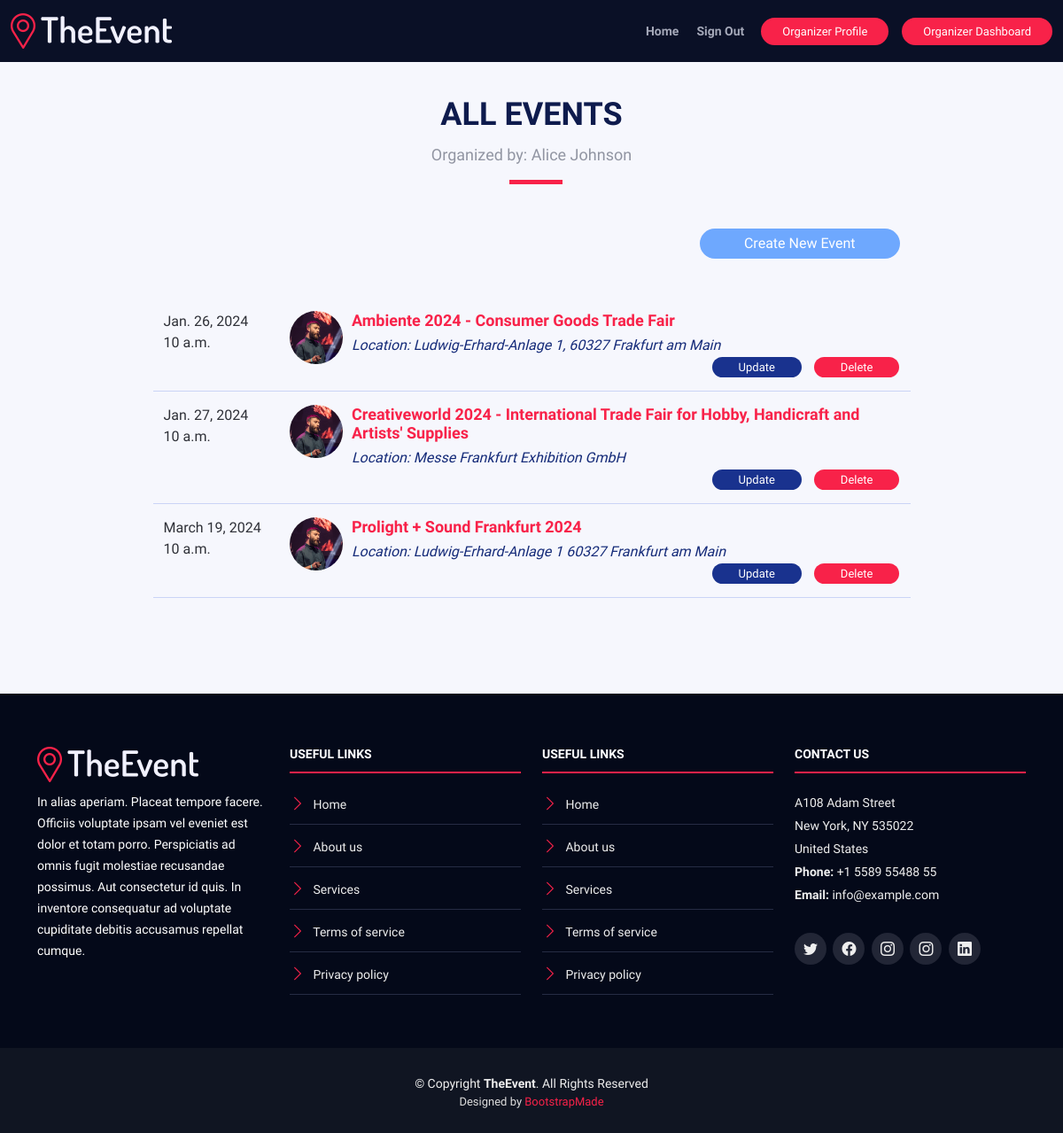
The app's page /my-event/ (signed in) with its own data.
### account/models.py (models this page shows)
class Account(AbstractUser):
    user_role = models.CharField(max_length=20, choices=[('organizer', 'Event Organizer'), ('attendee', 'Attendee')])

### event/models.py (models this page shows, shortened)
class Event(models.Model):
    organizer = models.ForeignKey(Account, on_delete=models.CASCADE)
    name = models.CharField(max_length=255)
    date = models.DateField()
    time = models.TimeField()
    location = models.CharField(max_length=255)
    description = models.TextField()
    is_public = models.BooleanField(default=True)
    categories = models.ForeignKey(EventCategory, on_delete=models.CASCADE, blank=True, null=True)
    tags = TaggableManager()
    attendees = models.ManyToManyField(Account, related_name='events_attending', blank=True)

### event/views.py (the view)
# urls.py: path('my-event/', views.my_event, name='my_event'),
def my_event(request):
    if request.user.user_role == 'organizer':
        event_list = Event.objects.filter(organizer=request.user).order_by('date')
        category_list = EventCategory.objects.all()
        context = {
            'event_list': event_list,
            'category_list': category_list,
        }
        return render(request, 'event/my_event_list.html', context)
    else:
        return redirect('event')

### templates/event/my_event_list.html (shortened to what this page needs)
<!DOCTYPE html>
<html lang="en">
<head>
    <link href="../static/vendor/aos/aos.css" rel="stylesheet">
    <link href="../static/vendor/bootstrap/css/bootstrap.min.css" rel="stylesheet">
    <link href="../static/vendor/bootstrap-icons/bootstrap-icons.css" rel="stylesheet">
    <link href="../static/vendor/glightbox/css/glightbox.min.css" rel="stylesheet">
    <link href="../static/vendor/swiper/swiper-bundle.min.css" rel="stylesheet">
    <link href="../static/css/style.css" rel="stylesheet">
</head>
<body>
<header id="header" class="d-flex align-items-center header-inner">
    <div class="container-fluid container-xxl d-flex align-items-center">
        <div id="logo" class="me-auto">
            <a href="{% url 'home' %}" class="scrollto"><img src="../static/img/logo.png" alt="" title=""></a>
        </div>
        <nav id="navbar" class="navbar order-last order-lg-0">
            <ul>
                <li><a class="nav-link" href="{% url 'home' %}">Home</a></li>
                {% if request.user.is_authenticated %}
                    <li><a class="nav-link" href="{% url 'logout' %}">Sign Out</a></li>
                {% else %}
                    <li><a class="nav-link" href="{% url 'login' %}">Sign In</a></li>
                {% endif %}
            </ul>
        </nav>
        {% if request.user.is_authenticated %}
            <a class="buy-tickets" href="{% url 'profile' %}">{{ user.user_role|capfirst }} Profile</a>
            <a class="buy-tickets" href="{% url 'my_event' %}">{{ user.user_role|capfirst }} Dashboard</a>
        {% else %}
            <a class="buy-tickets" href="{% url 'register' %}">Register</a>
        {% endif %}
    </div>
</header>
<main id="main">
    <section id="schedule" class="section-with-bg">
        <div class="container py-5" data-aos="fade-up">
            <div class="section-header">
                <h2>All Events</h2>
                <p>Organized by: {{ request.user.first_name }} {{ request.user.last_name }}</p>
            </div>
            <div class="row justify-content-center mb-4 aos-init aos-animate">
                <div class="col-lg-9">
                    <a class="create scrollto" href="#">Create New Event</a>
                </div>
            </div>
            <div class="tab-content row justify-content-center" data-aos="fade-up" data-aos-delay="200">
                <div role="tabpanel" class="col-lg-9 tab-pane fade show active" id="Exhibitions">
                    {% for event in event_list %}
                        <div class="row schedule-item">
                            <div class="col-md-2"><date>{{ event.date }}</date><br><time>{{ event.time }}</time></div>
                            <div class="col-md-10">
                                <div class="speaker">
                                    <img src="../static/img/speakers/1.jpg" alt="Brenden Legros">
                                </div>
                                <h4><a href="/event/{{event.id}}/">{{event.name}}</a></h4>
                                <p>Location: {{ event.location }}</p>
                                <div class="schedule-controllers float-end">
                                    <a class="schedule-update scrollto" href="/update-event/{{event.id}}/">Update</a>
                                    <a class="schedule-delete scrollto" href="/delete-event/{{event.id}}/">Delete</a>
                                </div>
                            </div>
                        </div>
                    {% endfor %}
                </div>
            </div>
        </div>
    </section>
</main>
<footer id="footer">
    <div class="footer-top">
        <div class="container">
            <div class="row">
                <div class="col-lg-3 col-md-6 footer-info">
                    <img src="../static/img/logo.png" alt="TheEvenet">
                    <p>In alias aperiam. Placeat tempore facere. Officiis voluptate ipsam vel eveniet est dolor et totam porro. Perspiciatis ad omnis fugit molestiae recusandae possimus. Aut consectetur id quis. In inventore consequatur ad voluptate cupiditate debitis accusamus repellat cumque.</p>
                </div>
                <div class="col-lg-3 col-md-6 footer-links">
                    <h4>Useful Links</h4>
                    <ul>
                        <li><i class="bi bi-chevron-right"></i> <a href="#">Home</a></li>
                        <li><i class="bi bi-chevron-right"></i> <a href="#">About us</a></li>
                        <li><i class="bi bi-chevron-right"></i> <a href="#">Services</a></li>
                        <li><i class="bi bi-chevron-right"></i> <a href="#">Terms of service</a></li>
                        <li><i class="bi bi-chevron-right"></i> <a href="#">Privacy policy</a></li>
                    </ul>
                </div>
                <div class="col-lg-3 col-md-6 footer-links">
                    <h4>Useful Links</h4>
                    <ul>
                        <li><i class="bi bi-chevron-right"></i> <a href="#">Home</a></li>
                        <li><i class="bi bi-chevron-right"></i> <a href="#">About us</a></li>
                        <li><i class="bi bi-chevron-right"></i> <a href="#">Services</a></li>
                        <li><i class="bi bi-chevron-right"></i> <a href="#">Terms of service</a></li>
                        <li><i class="bi bi-chevron-right"></i> <a href="#">Privacy policy</a></li>
                    </ul>
                </div>
                <div class="col-lg-3 col-md-6 footer-contact">
                    <h4>Contact Us</h4>
                    <p>
                        A108 Adam Street <br>
                        New York, NY 535022<br>
                        United States <br>
                        <strong>Phone:</strong> +1 5589 55488 55<br>
                        <strong>Email:</strong> info@example.com<br>
                    </p>
                    <div class="social-links">
                        <a href="#" class="twitter"><i class="bi bi-twitter"></i></a>
                        <a href="#" class="facebook"><i class="bi bi-facebook"></i></a>
                        <a href="#" class="instagram"><i class="bi bi-instagram"></i></a>
                        <a href="#" class="google-plus"><i class="bi bi-instagram"></i></a>
                        <a href="#" class="linkedin"><i class="bi bi-linkedin"></i></a>
                    </div>
                </div>
            </div>
        </div>
    </div>
    <div class="container">
        <div class="copyright">
            &copy; Copyright <strong>TheEvent</strong>. All Rights Reserved
        </div>
        <div class="credits">
            Designed by <a href="https://bootstrapmade.com/">BootstrapMade</a>
        </div>
    </div>
</footer>
</body>
</html>

### records on screen
Account: user_role "Organizer", user.first_name "Alice", user.last_name "Johnson"
Event: date "Jan. 26, 2024", time "10 a.m.", name "Ambiente 2024 - Consumer Goods Trade Fair", location "Ludwig-Erhard-Anlage 1, 60327 Frakfurt am Main"
Event: date "Jan. 27, 2024", time "10 a.m.", name "Creativeworld 2024 - International Trade Fair for Hobby, Handicraft and Artists' Supplies", location "Messe Frankfurt Exhibition GmbH"
Event: date "March 19, 2024", time "10 a.m.", name "Prolight + Sound Frankfurt 2024", location "Ludwig-Erhard-Anlage 1 60327 Frankfurt am Main"
